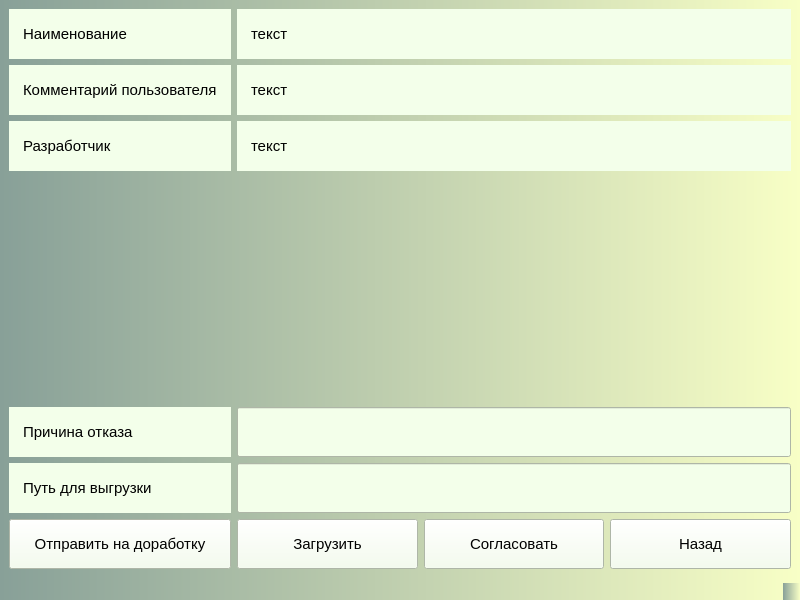
<?xml version="1.0" encoding="UTF-8"?>
<ui version="4.0">
 <class>AgreementNewTP</class>
 <widget class="QMainWindow" name="AgreementNewTP">
  <property name="geometry">
   <rect>
    <x>0</x>
    <y>0</y>
    <width>800</width>
    <height>600</height>
   </rect>
  </property>
  <property name="windowTitle">
   <string>MainWindow</string>
  </property>
  <property name="styleSheet">
   <string notr="true">background:qlineargradient(spread:repeat, x1:0, y1:0, x2:1, y2:0, stop:0 rgba(83, 160, 81, 255), stop:1 rgba(255, 120, 161, 255))qlineargradient(spread:repeat, x1:0, y1:0, x2:1, y2:0, stop:0 rgba(136, 160, 152, 255), stop:1 rgba(248, 255, 198, 255))</string>
  </property>
  <widget class="QWidget" name="centralwidget">
   <layout class="QGridLayout" name="gridLayout">
    <item row="7" column="1">
     <widget class="QPushButton" name="pushButtonCheckOldAgreement_3">
      <property name="minimumSize">
       <size>
        <width>0</width>
        <height>50</height>
       </size>
      </property>
      <property name="styleSheet">
       <string notr="true">background:rgb(243, 255, 234);
padding: 10;
font-size: 15px;</string>
      </property>
      <property name="text">
       <string>Загрузить</string>
      </property>
     </widget>
    </item>
    <item row="0" column="0">
     <widget class="QLabel" name="label">
      <property name="minimumSize">
       <size>
        <width>0</width>
        <height>50</height>
       </size>
      </property>
      <property name="maximumSize">
       <size>
        <width>16777215</width>
        <height>100</height>
       </size>
      </property>
      <property name="styleSheet">
       <string notr="true">background:rgb(243, 255, 234);
padding: 10;
font-size: 15px;</string>
      </property>
      <property name="text">
       <string>Наименование</string>
      </property>
     </widget>
    </item>
    <item row="6" column="1" colspan="3">
     <widget class="QLineEdit" name="lineEditPathToDownload">
      <property name="minimumSize">
       <size>
        <width>0</width>
        <height>50</height>
       </size>
      </property>
      <property name="styleSheet">
       <string notr="true">background:rgb(243, 255, 234);
padding: 10;
font-size: 15px;</string>
      </property>
     </widget>
    </item>
    <item row="0" column="1" colspan="3">
     <widget class="QLabel" name="labelName">
      <property name="minimumSize">
       <size>
        <width>0</width>
        <height>50</height>
       </size>
      </property>
      <property name="styleSheet">
       <string notr="true">background:rgb(243, 255, 234);
padding: 10;
font-size: 15px;</string>
      </property>
      <property name="text">
       <string>текст</string>
      </property>
     </widget>
    </item>
    <item row="1" column="1" colspan="3">
     <widget class="QLabel" name="labelUserComment">
      <property name="minimumSize">
       <size>
        <width>0</width>
        <height>50</height>
       </size>
      </property>
      <property name="styleSheet">
       <string notr="true">background:rgb(243, 255, 234);
padding: 10;
font-size: 15px;</string>
      </property>
      <property name="text">
       <string>текст</string>
      </property>
     </widget>
    </item>
    <item row="1" column="0">
     <widget class="QLabel" name="label_2">
      <property name="minimumSize">
       <size>
        <width>50</width>
        <height>50</height>
       </size>
      </property>
      <property name="maximumSize">
       <size>
        <width>16777215</width>
        <height>100</height>
       </size>
      </property>
      <property name="styleSheet">
       <string notr="true">background:rgb(243, 255, 234);
padding: 10;
font-size: 15px;</string>
      </property>
      <property name="text">
       <string>Комментарий пользователя</string>
      </property>
     </widget>
    </item>
    <item row="5" column="0">
     <widget class="QLabel" name="label_6">
      <property name="minimumSize">
       <size>
        <width>0</width>
        <height>50</height>
       </size>
      </property>
      <property name="styleSheet">
       <string notr="true">background:rgb(243, 255, 234);
padding: 10;
font-size: 15px;</string>
      </property>
      <property name="text">
       <string>Причина отказа</string>
      </property>
     </widget>
    </item>
    <item row="7" column="3">
     <widget class="QPushButton" name="pushButtonBack">
      <property name="minimumSize">
       <size>
        <width>0</width>
        <height>50</height>
       </size>
      </property>
      <property name="styleSheet">
       <string notr="true">background:rgb(243, 255, 234);
padding: 10;
font-size: 15px;</string>
      </property>
      <property name="text">
       <string>Назад</string>
      </property>
     </widget>
    </item>
    <item row="5" column="1" colspan="3">
     <widget class="QLineEdit" name="lineEditAdminCommnet">
      <property name="minimumSize">
       <size>
        <width>0</width>
        <height>50</height>
       </size>
      </property>
      <property name="styleSheet">
       <string notr="true">background:rgb(243, 255, 234);
padding: 10;
font-size: 15px;</string>
      </property>
     </widget>
    </item>
    <item row="7" column="2">
     <widget class="QPushButton" name="pushButtonCheckOldAgreement">
      <property name="minimumSize">
       <size>
        <width>0</width>
        <height>50</height>
       </size>
      </property>
      <property name="styleSheet">
       <string notr="true">background:rgb(243, 255, 234);
padding: 10;
font-size: 15px;</string>
      </property>
      <property name="text">
       <string>Согласовать</string>
      </property>
     </widget>
    </item>
    <item row="3" column="1" colspan="3">
     <widget class="QLabel" name="labelCreator">
      <property name="minimumSize">
       <size>
        <width>0</width>
        <height>50</height>
       </size>
      </property>
      <property name="styleSheet">
       <string notr="true">background:rgb(243, 255, 234);
padding: 10;
font-size: 15px;</string>
      </property>
      <property name="text">
       <string>текст</string>
      </property>
     </widget>
    </item>
    <item row="3" column="0">
     <widget class="QLabel" name="label_7">
      <property name="minimumSize">
       <size>
        <width>0</width>
        <height>50</height>
       </size>
      </property>
      <property name="styleSheet">
       <string notr="true">background:rgb(243, 255, 234);
padding: 10;
font-size: 15px;</string>
      </property>
      <property name="text">
       <string>Разработчик</string>
      </property>
     </widget>
    </item>
    <item row="6" column="0">
     <widget class="QLabel" name="label_3">
      <property name="minimumSize">
       <size>
        <width>0</width>
        <height>50</height>
       </size>
      </property>
      <property name="styleSheet">
       <string notr="true">background:rgb(243, 255, 234);
padding: 10;
font-size: 15px;</string>
      </property>
      <property name="text">
       <string>Путь для выгрузки</string>
      </property>
     </widget>
    </item>
    <item row="4" column="0">
     <spacer name="verticalSpacer">
      <property name="orientation">
       <enum>Qt::Vertical</enum>
      </property>
      <property name="sizeHint" stdset="0">
       <size>
        <width>20</width>
        <height>40</height>
       </size>
      </property>
     </spacer>
    </item>
    <item row="7" column="0">
     <widget class="QPushButton" name="pushButtonCheckOldAgreement_2">
      <property name="minimumSize">
       <size>
        <width>0</width>
        <height>50</height>
       </size>
      </property>
      <property name="styleSheet">
       <string notr="true">background:rgb(243, 255, 234);
padding: 10;
font-size: 15px;</string>
      </property>
      <property name="text">
       <string>Отправить на доработку</string>
      </property>
     </widget>
    </item>
   </layout>
  </widget>
  <widget class="QMenuBar" name="menubar">
   <property name="geometry">
    <rect>
     <x>0</x>
     <y>0</y>
     <width>800</width>
     <height>21</height>
    </rect>
   </property>
  </widget>
  <widget class="QStatusBar" name="statusbar"/>
 </widget>
 <resources/>
 <connections/>
</ui>
